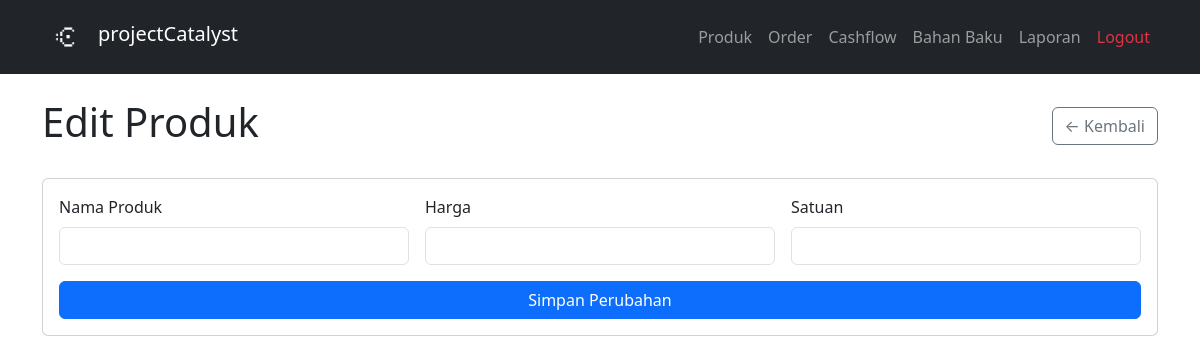
Before: /products/edit/3 (signed in) with the older database file.
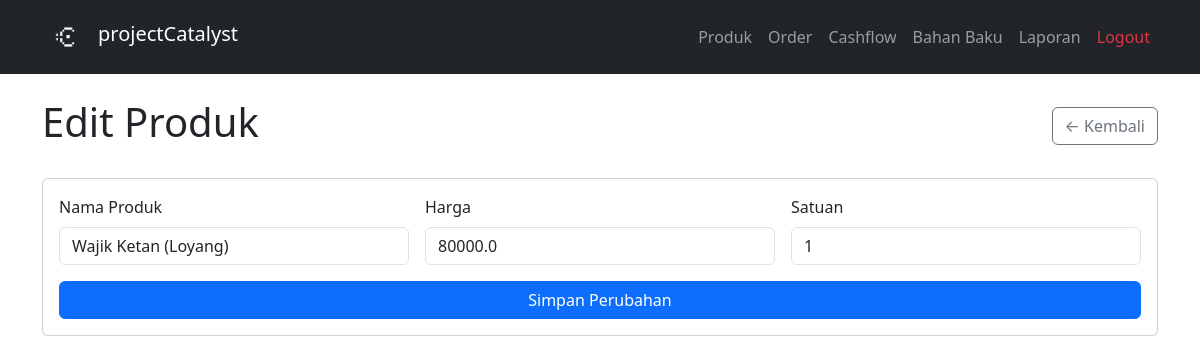
After: the same page with the newer database file.
### tables this page shows
CREATE TABLE products (
    id          INTEGER PRIMARY KEY AUTOINCREMENT,
    name        TEXT NOT NULL,
    price       REAL NOT NULL,
    unit        TEXT NOT NULL,
    is_active   INTEGER DEFAULT 1,
    created_at  TEXT DEFAULT CURRENT_TIMESTAMP
);

### app.py (the view)
@app.route('/products/edit/<int:product_id>', methods=['GET', 'POST'])
@login_required
def edit_product_page(product_id):
    if request.method == 'POST':
        name = request.form['name']
        price = request.form['price']
        unit = request.form['unit']
        update_product(product_id, name, float(price), unit)
        return redirect(url_for('products'))
    product = get_product_by_id(product_id)
    return render_template('edit_product.html', product=product)

### app.py (called while the page is built)
@login_manager.user_loader
def load_user(user_id):
    row = get_user_by_id(user_id)
    if row:
        return User(row['id'], row['username'], row['password_hash'])
    return None

### database/db.py (called while the page is built)
def get_connection():
    conn = sqlite3.connect(DB_PATH)
    conn.row_factory = sqlite3.Row
    conn.execute("PRAGMA foreign_keys = ON")
    return conn

def get_user_by_id(user_id):
    conn = get_connection()
    user = conn.execute('SELECT * FROM users WHERE id = ?', (user_id,)).fetchone()
    conn.close()
    return user

def get_product_by_id(product_id):
    conn = get_connection()
    product = conn.execute(
        "SELECT * FROM products WHERE id = ?",
        (product_id,)
    ).fetchone()
    conn.close()
    return product

### templates/edit_product.html (shortened to what this page needs)
{% extends 'base.html' %}
{% block content %}
<div class="d-flex justify-content-between align-items-center mb-4">
    <h1>Edit Produk</h1>
    <a href="/products" class="btn btn-outline-secondary">← Kembali</a>
</div>
<div class="card">
    <div class="card-body">
        <form action="/products/edit/{{ product['id'] }}" method="POST">
            <div class="row g-3">
                <div class="col-12 col-md-4">
                    <label class="form-label">Nama Produk</label>
                    <input type="text" name="name" class="form-control"
                           value="{{ product['name'] }}" required>
                </div>
                <div class="col-12 col-md-4">
                    <label class="form-label">Harga</label>
                    <input type="number" name="price" class="form-control"
                           value="{{ product['price'] }}" required>
                </div>
                <div class="col-12 col-md-4">
                    <label class="form-label">Satuan</label>
                    <input type="text" name="unit" class="form-control"
                           value="{{ product['unit'] }}" required>
                </div>
            </div>
            <button type="submit" class="btn btn-primary mt-3 w-100 w-md-auto">Simpan Perubahan</button>
        </form>
    </div>
</div>
{% endblock %}

Changed rows visible on the page:
added products: name "Wajik Ketan (Loyang)", price "80000.0", unit "1"
